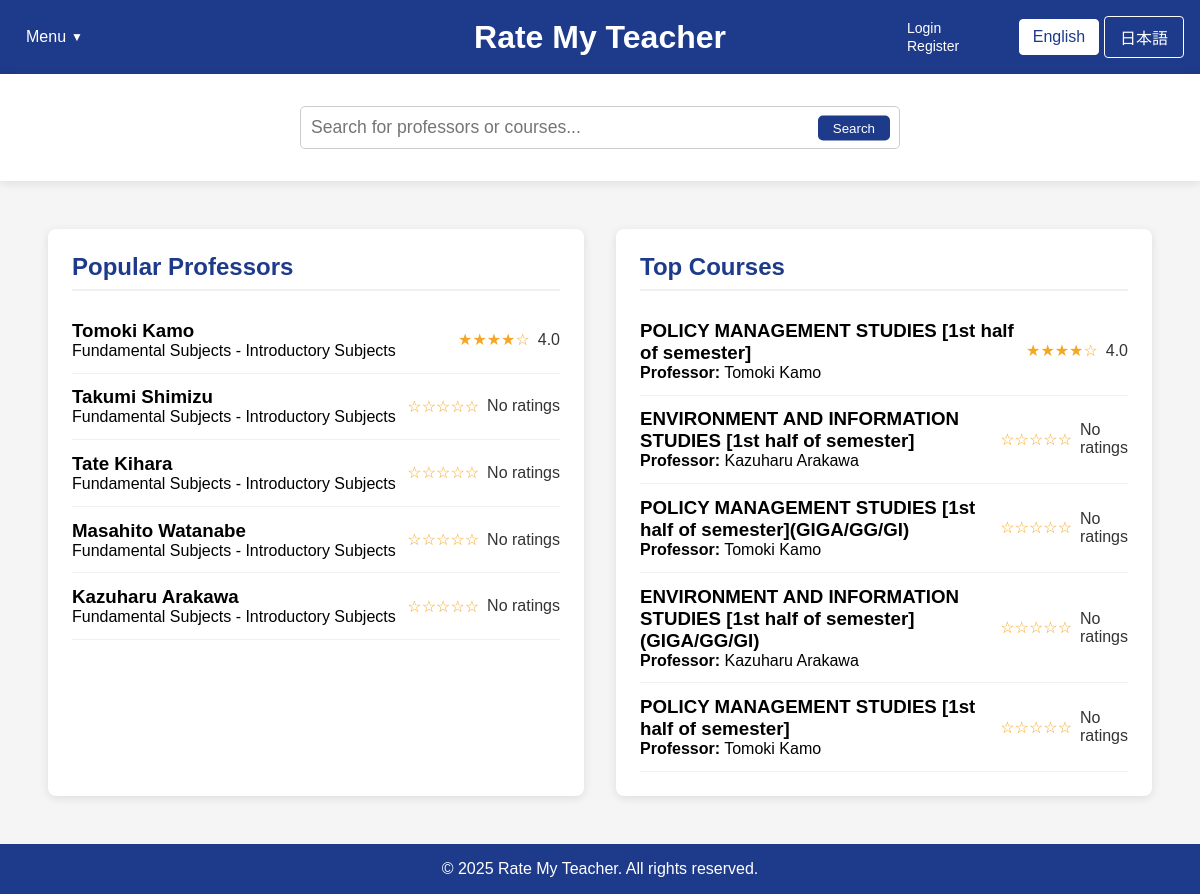
The app's page /home_fallback.php with its own data.
### tables this page shows
CREATE TABLE professors (
        id INTEGER PRIMARY KEY AUTOINCREMENT,
        name TEXT NOT NULL,
        department TEXT,
        bio TEXT,
        avg_content_quality REAL DEFAULT 0,
        avg_difficulty REAL DEFAULT 0,
        overall_rating REAL DEFAULT 0,
        review_count INTEGER DEFAULT 0
    );

CREATE TABLE courses (
        id INTEGER PRIMARY KEY AUTOINCREMENT,
        name TEXT NOT NULL,
        course_code TEXT,
        description TEXT,
        professor_id INTEGER,
        semester TEXT,
        avg_content_quality REAL DEFAULT 0,
        avg_difficulty REAL DEFAULT 0,
        overall_rating REAL DEFAULT 0,
        review_count INTEGER DEFAULT 0,
        FOREIGN KEY (professor_id) REFERENCES professors(id) ON DELETE SET NULL
    );

### home_fallback.php (the view, shortened to what this page needs)
<?php
$isLoggedIn = isset($_SESSION["loggedin"]) && $_SESSION["loggedin"] === true;
require_once 'config.php';
function getTopProfessors($limit = 5) {
    global $conn;
    $professors = [];
    try {
        $ratingCount = 0;
        $ratingCheckResult = $conn->query("SELECT COUNT(*) as count FROM ratings");
        if ($ratingCheckResult) {
            $ratingCountRow = $ratingCheckResult->fetchArray(SQLITE3_ASSOC);
            $ratingCount = $ratingCountRow['count'];
        }
        if ($ratingCount > 0) {
            $hasProfRatingColumns = false;
            $columnsResult = $conn->query("PRAGMA table_info(professors)");
            while ($col = $columnsResult->fetchArray(SQLITE3_ASSOC)) {
                if ($col['name'] === 'avg_content_quality' || $col['name'] === 'overall_rating') {
                    $hasProfRatingColumns = true;
                    break;
                }
            }
            if ($hasProfRatingColumns) {
                $stmt = $conn->prepare("
                    SELECT id, name, department,
                           COALESCE(overall_rating, (avg_content_quality + avg_difficulty) / 2) as avg_rating,
                           COALESCE(avg_content_quality, 0) as avg_content_quality,
                           COALESCE(avg_difficulty, 0) as avg_difficulty,
                           COALESCE(review_count, 0) as review_count
                    FROM professors
                    WHERE COALESCE(review_count, 0) > 0
                    ORDER BY avg_rating DESC, review_count DESC
                    LIMIT :limit
                ");
            }
            $stmt->bindValue(':limit', $limit, SQLITE3_INTEGER);
            $result = $stmt->execute();
            while ($row = $result->fetchArray(SQLITE3_ASSOC)) {
                if (isset($row['avg_rating']) && $row['avg_rating'] !== null) {
                    $row['avg_rating'] = number_format((float)$row['avg_rating'], 1);
                } else {
                    $row['avg_rating'] = "N/A";
                }
                $professors[] = $row;
            }
        }
        if (count($professors) < $limit) {
            $remaining = $limit - count($professors);
            $excludeIds = array_map(function($prof) {
                return $prof['id'];
            }, $professors);
            $excludeClause = count($excludeIds) > 0 ? "WHERE id NOT IN (" . implode(",", $excludeIds) . ")" : "";
            $stmt = $conn->prepare("
                SELECT id, name, department
                FROM professors
                $excludeClause
                LIMIT :limit
            ");
            $stmt->bindValue(':limit', $remaining, SQLITE3_INTEGER);
            $result = $stmt->execute();
            while ($row = $result->fetchArray(SQLITE3_ASSOC)) {
                $row['avg_rating'] = "N/A";
                $professors[] = $row;
            }
        }
    } catch (Exception $e) {
        error_log("Error fetching top professors: " . $e->getMessage());
    }
    return $professors;
}
function getTopCourses($limit = 5) {
    global $conn;
    $courses = [];
    try {
        $ratingCount = 0;
        $ratingCheckResult = $conn->query("SELECT COUNT(*) as count FROM ratings");
        if ($ratingCheckResult) {
            $ratingCountRow = $ratingCheckResult->fetchArray(SQLITE3_ASSOC);
            $ratingCount = $ratingCountRow['count'];
        }
        if ($ratingCount > 0) {
            $hasCourseRatingColumns = false;
            $columnsResult = $conn->query("PRAGMA table_info(courses)");
            while ($col = $columnsResult->fetchArray(SQLITE3_ASSOC)) {
                if ($col['name'] === 'avg_content_quality') {
                    $hasCourseRatingColumns = true;
                    break;
                }
            }
            if ($hasCourseRatingColumns) {
                $stmt = $conn->prepare("
                    SELECT c.id, c.name as course_name, c.course_code,
                        COALESCE(c.avg_content_quality, 0) as avg_content_quality,
                        COALESCE(c.avg_difficulty, 0) as avg_difficulty,
                        (COALESCE(c.avg_content_quality, 0) + (5 - COALESCE(c.avg_difficulty, 0))) / 2 as avg_rating,
                        COALESCE(c.review_count, 0) as review_count,
                        p.name as professor_name
                    FROM courses c
                    LEFT JOIN professors p ON c.professor_id = p.id
                    WHERE COALESCE(c.review_count, 0) > 0
                    ORDER BY avg_rating DESC, review_count DESC
                    LIMIT :limit
                ");
            }
            $stmt->bindValue(':limit', $limit, SQLITE3_INTEGER);
            $result = $stmt->execute();
            while ($row = $result->fetchArray(SQLITE3_ASSOC)) {
                if (isset($row['avg_rating']) && $row['avg_rating'] !== null) {
                    $row['avg_rating'] = number_format((float)$row['avg_rating'], 1);
                } else {
                    $row['avg_rating'] = "N/A";
                }
                $courses[] = $row;
            }
        }
        if (count($courses) < $limit) {
            $remaining = $limit - count($courses);
            $excludeIds = array_map(function($course) {
                return $course['id'];
            }, $courses);
            $excludeClause = count($excludeIds) > 0 ? "WHERE c.id NOT IN (" . implode(",", $excludeIds) . ")" : "";
            $stmt = $conn->prepare("
                SELECT c.id, c.name as course_name, c.course_code, p.name as professor_name
                FROM courses c
                LEFT JOIN professors p ON c.professor_id = p.id
                $excludeClause
                LIMIT :limit
            ");
            $stmt->bindValue(':limit', $remaining, SQLITE3_INTEGER);
            $result = $stmt->execute();
            while ($row = $result->fetchArray(SQLITE3_ASSOC)) {
                $row['avg_rating'] = "N/A";
                $courses[] = $row;
            }
        }
    } catch (Exception $e) {
        error_log("Error fetching top courses: " . $e->getMessage());
    }
    return $courses;
}
$topProfessors = getTopProfessors(5);
$topCourses = getTopCourses(5);
?>
<!DOCTYPE html>
<html lang="en">
<head>
    <link rel="stylesheet" href="css/style.css">
</head>
<body>
    <div class="container">
        <header>
            <div class="header-left">
                <div class="dropdown">
                    <?php
                    $currentLang = isset($_COOKIE['language']) && $_COOKIE['language'] == 'ja' ? 'ja' : 'en';
                    $menuLabel = $currentLang == 'ja' ? 'メニュー' : 'Menu';
                    $logoutLabel = $currentLang == 'ja' ? 'ログアウト' : 'Logout';
                    $loginLabel = $currentLang == 'ja' ? 'ログイン' : 'Login';
                    $registerLabel = $currentLang == 'ja' ? '登録' : 'Register';
                    ?>
                    <button class="dropbtn"><?php echo $menuLabel; ?></button>
                </div>
            </div>
            <div class="header-center">
                <div class="logo">
                    <h1><a href="home.php" style="color: white; text-decoration: none;"><?php echo $currentLang == 'ja' ? 'Rate My Teacher' : 'Rate My Teacher'; ?></a></h1>
                </div>
            </div>
            <div class="header-right">
                <div class="auth-links">
                    <?php if ($isLoggedIn): ?>
                        <a href="logout.php"><?php echo $logoutLabel; ?></a>
                    <?php else: ?>
                        <a href="login.php"><?php echo $loginLabel; ?></a>
                        <a href="register.php"><?php echo $registerLabel; ?></a>
                    <?php endif; ?>
                </div>
                <div class="language-toggle">
                    <a href="?lang=en" class="<?php echo (!isset($_COOKIE['language']) || $_COOKIE['language'] == 'en') ? 'active' : ''; ?>"
                    style="display:inline-block; width:80px; text-align:center; padding:8px 0; margin-right:5px;
                            background:<?php echo (!isset($_COOKIE['language']) || $_COOKIE['language'] == 'en') ? 'white' : 'transparent'; ?>;
                            color:<?php echo (!isset($_COOKIE['language']) || $_COOKIE['language'] == 'en') ? '#1e3a8a' : 'white'; ?>;
                            text-decoration:none; border:1px solid white; border-radius:4px;"
                    onclick="document.cookie='language=en; path=/; max-age=2592000'; return true;">
                    English
                    </a>
                    <a href="?lang=ja" class="<?php echo (isset($_COOKIE['language']) && $_COOKIE['language'] == 'ja') ? 'active' : ''; ?>"
                    style="display:inline-block; width:80px; text-align:center; padding:8px 0;
                            background:<?php echo (isset($_COOKIE['language']) && $_COOKIE['language'] == 'ja') ? 'white' : 'transparent'; ?>;
                            color:<?php echo (isset($_COOKIE['language']) && $_COOKIE['language'] == 'ja') ? '#1e3a8a' : 'white'; ?>;
                            text-decoration:none; border:1px solid white; border-radius:4px;"
                    onclick="document.cookie='language=ja; path=/; max-age=2592000'; return true;">
                    日本語
                    </a>
                </div>
        </header>
        <div class="search-container">
            <div class="search-bar" style="position: relative !important;">
                <input type="text" id="searchInput" placeholder="<?php echo $currentLang == 'ja' ? '教授やコースを検索...' : 'Search for professors or courses...'; ?>" style="width: 100%; padding: 10px; border-radius: 5px; border: 1px solid #ccc;">
                <button id="searchButton" style="position: absolute; right: 10px; top: 50%; transform: translateY(-50%); background: #1e3a8a; color: white; border: none; padding: 5px 15px; border-radius: 5px; cursor: pointer;"><?php echo $currentLang == 'ja' ? '検索' : 'Search'; ?></button>
            </div>
        </div>
        <main style="flex: 1; display: flex; padding: 2rem;">
            <div id="popular-professors" class="content-box" style="flex: 1; background-color: white; margin: 1rem; padding: 1.5rem; border-radius: 8px; box-shadow: 0 2px 10px rgba(0,0,0,0.1);">
                <h2><?php echo $currentLang == 'ja' ? '人気の教授' : 'Popular Professors'; ?></h2>
                <div class="professor-list">
                    <?php foreach ($topProfessors as $professor): ?>
                    <a href="professor_page_template.php?name=<?php echo urlencode(str_replace(' ', '',$professor['name'])); ?>&lang=<?php echo $currentLang; ?>" style="text-decoration: none; color: inherit;">
                        <div class="professor-item" data-id="<?php echo $isLoggedIn ? $professor['id'] : 'login-required'; ?>">
                            <div>
                                <h3><?php echo htmlspecialchars($professor['name']); ?></h3>
                                <p><?php echo htmlspecialchars($professor['department'] ?? 'Unknown Department'); ?></p>
                            </div>
                            <div class="rating">
                                <?php
                                if ($professor['avg_rating'] !== 'N/A' && $professor['avg_rating'] > 0) {
                                    $fullStars = floor($professor['avg_rating']);
                                    $hasHalfStar = $professor['avg_rating'] - $fullStars >= 0.5;
                                    echo str_repeat('★', $fullStars);
                                    echo str_repeat('☆', 5 - $fullStars - ($hasHalfStar ? 1 : 0));
                                    echo ' <span>' . $professor['avg_rating'] . '</span>';
                                } else {
                                    echo '☆☆☆☆☆ <span>No ratings</span>';
                                }
                                ?>
                            </div>
                        </div>
                    </a>
                    <?php endforeach; ?>
                </div>
            </div>
            <div id="top-courses" class="content-box" style="flex: 1; background-color: white; margin: 1rem; padding: 1.5rem; border-radius: 8px; box-shadow: 0 2px 10px rgba(0,0,0,0.1);">
                <h2><?php echo $currentLang == 'ja' ? '人気のコース' : 'Top Courses'; ?></h2>
                <div class="course-list">
                    <?php foreach ($topCourses as $course): ?>
                    <a href="course.php?course=<?php echo urlencode($course['course_name'] ?? $course['name']); ?>&professor=<?php echo urlencode($course['professor_name'] ?? ''); ?>&lang=<?php echo $currentLang; ?>" style="text-decoration: none; color: inherit;">
                        <div class="course-item" data-id="<?php echo $isLoggedIn ? $course['id'] : 'login-required'; ?>">
                            <div>
                                <h3><?php echo htmlspecialchars($course['course_name'] ?? $course['name']); ?></h3>
                                <p><strong>Professor:</strong> <?php echo htmlspecialchars($course['professor_name'] ?? 'Unknown Professor'); ?></p>
                            </div>
                            <div class="rating">
                                <?php
                                if ($course['avg_rating'] !== 'N/A' && $course['avg_rating'] > 0) {
                                    $fullStars = floor($course['avg_rating']);
                                    $hasHalfStar = $course['avg_rating'] - $fullStars >= 0.5;
                                    echo str_repeat('★', $fullStars);
                                    echo str_repeat('☆', 5 - $fullStars - ($hasHalfStar ? 1 : 0));
                                    echo ' <span>' . $course['avg_rating'] . '</span>';
                                } else {
                                    echo '☆☆☆☆☆ <span>No ratings</span>';
                                }
                                ?>
                            </div>
                        </div>
                    </a>
                    <?php endforeach; ?>
                </div>
            </div>
        </main>
        <footer>
            <p>&copy; 2025 Rate My Teacher. All rights reserved.</p>
        </footer>
    </div>
</body>
</html>

### records on screen
professors: name "Tomoki Kamo", department "Fundamental Subjects - Introductory Subjects", fullStars "★★★★", hasHalfStar "☆", avg_rating "4.0"
professors: name "Takumi Shimizu", department "Fundamental Subjects - Introductory Subjects", shows "No ratings"
professors: name "Tate Kihara", department "Fundamental Subjects - Introductory Subjects", shows "No ratings"
professors: name "Masahito Watanabe", department "Fundamental Subjects - Introductory Subjects", shows "No ratings"
professors: name "Kazuharu Arakawa", department "Fundamental Subjects - Introductory Subjects", shows "No ratings"
courses: name "POLICY MANAGEMENT STUDIES [1st half of semester]", professor.name "Tomoki Kamo", fullStars "★★★★", hasHalfStar "☆", avg_rating "4.0"
courses: name "ENVIRONMENT AND INFORMATION STUDIES [1st half of semester]", professor.name "Kazuharu Arakawa", shows "No ratings"
courses: name "POLICY MANAGEMENT STUDIES [1st half of semester](GIGA/GG/GI)", professor.name "Tomoki Kamo", shows "No ratings"
courses: name "ENVIRONMENT AND INFORMATION STUDIES [1st half of semester](GIGA/GG/GI)", professor.name "Kazuharu Arakawa", shows "No ratings"
courses: name "POLICY MANAGEMENT STUDIES [1st half of semester]", professor.name "Tomoki Kamo", shows "No ratings"

### other values on screen
$menuLabel "Menu"
$loginLabel "Login"
$registerLabel "Register"
